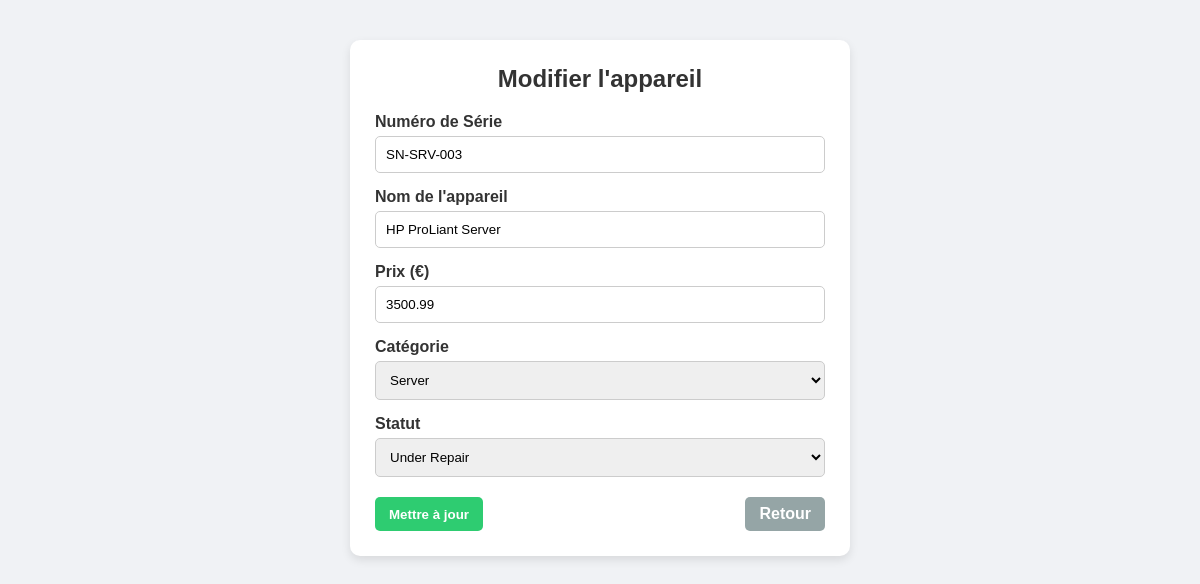
The page /update.php?id=12 (signed in) on the database its author committed.
### tables this page shows
CREATE TABLE `assets` (
  `id` int(11) NOT NULL,
  `serial_number` varchar(100) DEFAULT NULL,
  `device_name` varchar(100) DEFAULT NULL,
  `price` decimal(10,2) DEFAULT NULL,
  `status` enum('Deployed','Available','Under Repair') DEFAULT NULL,
  `category_id` int(11) DEFAULT NULL
);

CREATE TABLE `categories` (
  `id` int(11) NOT NULL,
  `name` varchar(100) DEFAULT NULL
);

### update.php (the view, shortened to what this page needs)
<?php
require 'config/db.php';
$id = $_GET['id'] ?? null;
$stmt = $pdo->prepare("SELECT * FROM assets WHERE id = ?");
$stmt->execute([$id]);
$asset = $stmt->fetch();
$categories = $pdo->query("SELECT * FROM categories ORDER BY name ASC")->fetchAll();
?>
<!DOCTYPE html>
<html lang="fr">
<head>
    <link rel="stylesheet" href="assets/style.css">
</head>
<body>
<div class="container">
    <div class="form-card">
        <h2>Modifier l'appareil</h2>
        <form method="POST">
            <div class="form-group">
                <label>Numéro de Série</label>
                <input type="text" name="sn"
                    value="<?= htmlspecialchars($asset['serial_number']) ?>" required>
            </div>
            <div class="form-group">
                <label>Nom de l'appareil</label>
                <input type="text" name="name"
                    value="<?= htmlspecialchars($asset['device_name']) ?>" required>
            </div>
            <div class="form-group">
                <label>Prix (€)</label>
                <input type="number" step="0.01" name="price"
                    value="<?= htmlspecialchars($asset['price']) ?>" required>
            </div>
            <div class="form-group">
                <label>Catégorie</label>
                <select name="cat" required>
                    <?php foreach($categories as $c): ?>
                        <option value="<?= $c['id'] ?>"
                            <?= ($c['id'] == $asset['category_id']) ? 'selected' : '' ?>>
                            <?= htmlspecialchars($c['name']) ?>
                        </option>
                    <?php endforeach; ?>
                </select>
            </div>
            <div class="form-group">
                <label>Statut</label>
                <select name="status">
                    <option value="Under Repair" <?= $asset['status'] == 'Under Repair' ? 'selected' : '' ?>>Under Repair</option>
                </select>
            </div>
            <div class="form-actions">
                <button type="submit" class="btn btn-save">Mettre à jour</button>
                <a href="index.php" class="btn btn-cancel">Retour</a>
            </div>
        </form>
    </div>
</div>
</body>
</html>

### assets/style.css (style rules this page uses)
* { margin: 0; padding: 0; box-sizing: border-box; }
body { font-family: Arial, sans-serif; background: #f0f2f5; color: #333; }
.container { width: 90%; margin: 40px auto; }
.btn { padding: 8px 14px; border: none; border-radius: 5px; text-decoration: none; color: white; font-weight: bold; cursor: pointer; transition: 0.3s; }
.btn-save { background: #2ecc71; }
.btn-cancel { background: #95a5a6; }
.form-card { max-width: 500px; margin: 40px auto; background: white; padding: 25px; border-radius: 10px; box-shadow: 0 4px 10px rgba(0,0,0,0.1); }
.form-card h2 { margin-bottom: 20px; }
.form-group { display: flex; flex-direction: column; margin-bottom: 15px; }
.form-group label { margin-bottom: 5px; font-weight: bold; }
.form-group input, .form-group select { padding: 10px; border: 1px solid #ccc; border-radius: 5px; transition: 0.3s; }
.form-actions { display: flex; justify-content: space-between; margin-top: 20px; }
.form-card h2 { text-align: center; }

### rows shown on the page
assets: sn "SN-SRV-003", name "HP ProLiant Server", price "3500.99", cat "Server", status "Under Repair"
